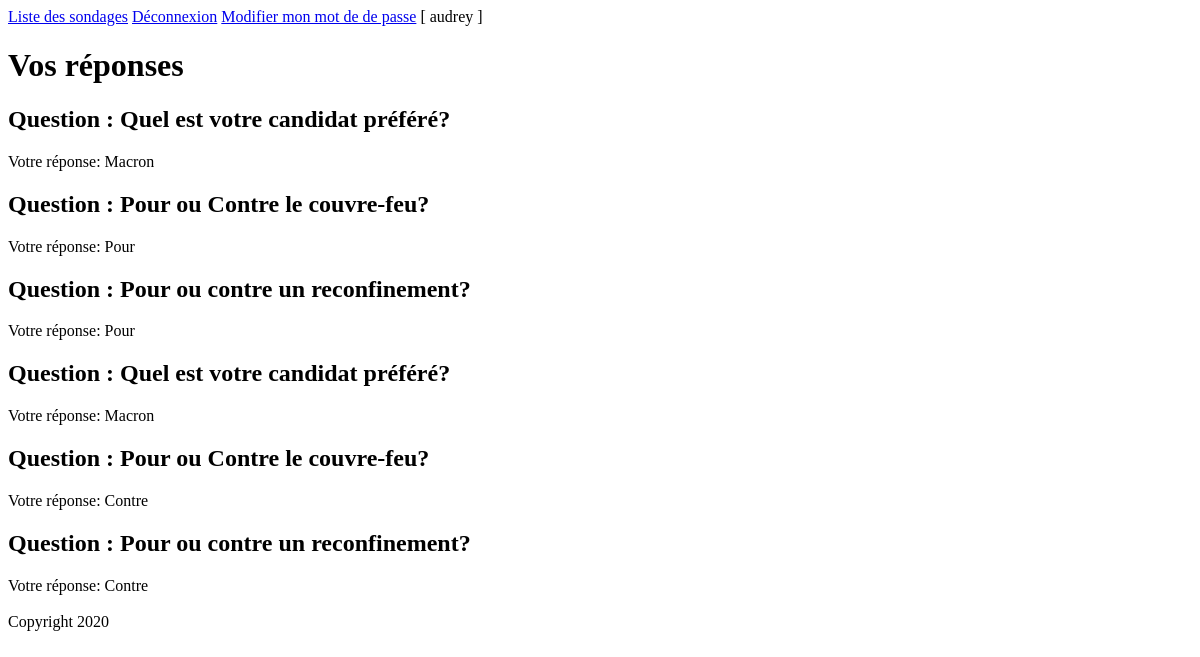
/mes_reponses/1 (signed in), run on the app's committed database.
### appli/models.py (models this page shows, shortened)
class Reponse(models.Model):
    num_proposition = models.IntegerField()
    question = models.ForeignKey(Question, on_delete=models.CASCADE)
    user =models.ForeignKey(User, on_delete=models.CASCADE, null=True)

class Question(models.Model):
    intitule = models.CharField(max_length=255)
    sondage = models.ForeignKey(Sondage, on_delete=models.CASCADE)
    proposition1 = models.CharField(max_length=255)
    proposition2 = models.CharField(max_length=255)
    proposition3 = models.CharField(max_length=255, blank=True)
    proposition4 = models.CharField(max_length=255, blank=True)

### appli/views.py (the view)
# urls.py: path('mes_reponses/<int:id_sondage>', views.mes_reponses, name='mes_reponses'),
def mes_reponses(request, id_sondage):
    reponses = Reponse.objects.filter(question__sondage__id=id_sondage, user=request.user).all()
    return render(request, 'mes_reponses.html', {'reponses': reponses})

### appli/templates/mes_reponses.html
{% extends 'TEMPLATE.html' %}
{% block body %}
    <h1>Vos réponses</h1>
    {% for reponse in reponses %}
        <div>
            <h2>
                Question : {{ reponse.question.intitule }}
            </h2>
            <div>
                Votre réponse:
                {% if reponse.num_proposition == 1 %}
                    {{ reponse.question.proposition1 }}
                {% elif reponse.num_proposition == 2 %}
                    {{ reponse.question.proposition2 }}
                {% elif reponse.num_proposition == 3 %}
                    {{ reponse.question.proposition3 }}
                {% elif reponse.num_proposition == 4 %}
                    {{ reponse.question.proposition4 }}
                {% else %}
                    Pas de réponse à cette question !
                {% endif %}
            </div>
        </div>
    {% endfor %}
{% endblock %}

### appli/templates/TEMPLATE.html (shortened to what this page needs)
{% load static %}
<!DOCTYPE html>
<html lang="en">
<head>
    <link rel="stylesheet" type="text/css" href="{% static 'appli/sondage.css' %}">
</head>
<body>
    <nav>
        {% if user.is_authenticated %}
            <a href="{% url 'liste_sondages' %}">Liste des sondages</a>
            <a href="{% url 'deconnexion' %}">Déconnexion</a>
            <a href="{% url 'modifier_mdp_get' %}">Modifier mon mot de de passe</a>
            [ {{ user }} ]
        {% else %}
            <a href="{% url 'connexion_get' %}">Connexion</a>
            <a href="{% url 'inscription_get' %}">Inscription</a>
        {% endif %}
    </nav>
    <main>
        {% block body %}{% endblock %}
    </main>
    <footer>
     <br>   Copyright 2020
    </footer>
</body>
</html>

### appli/static/appli/sondage.css (style rules this page uses)
body { font-family: cursive; }

### data on the page
Reponse: question.intitule "Quel est votre candidat préféré?", question.proposition1 "Macron"
Reponse: question.intitule "Pour ou Contre le couvre-feu?", question.proposition1 "Pour"
Reponse: question.intitule "Pour ou contre un reconfinement?", question.proposition1 "Pour"
Reponse: question.intitule "Quel est votre candidat préféré?", question.proposition1 "Macron"
Reponse: question.intitule "Pour ou Contre le couvre-feu?", question.proposition2 "Contre"
Reponse: question.intitule "Pour ou contre un reconfinement?", question.proposition2 "Contre"

### other printed values
{{ user }} "audrey"
